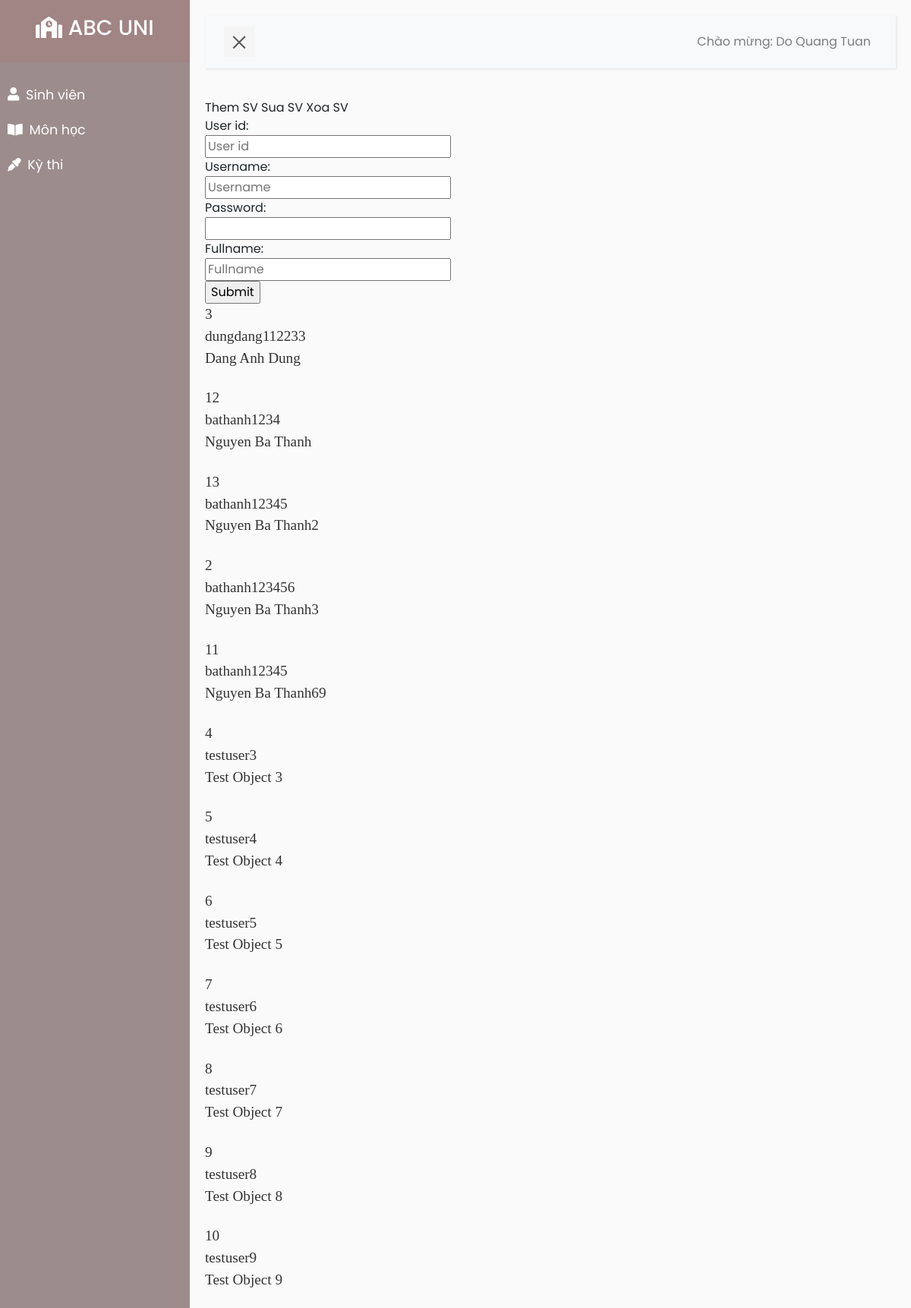
The page /admin.php?location=student&&modify=modify (signed in) on the database its author committed.
### tables this page shows
CREATE TABLE `user` (
  `user_id` int(11) NOT NULL,
  `username` varchar(100) NOT NULL,
  `password` varchar(100) NOT NULL,
  `fullname` varchar(200) NOT NULL,
  `isAdmin` int(11) NOT NULL DEFAULT '0'
);

### core/data/PDOdata.php (called while the page is built, shortened)
<?php
class PDOData {
  private $db = null;
  private $servername = "localhost:3307";
  private $database = "abcuni_db";
  private $username = "root";
  private $password = "quangtuan99";
  public function __construct() {
    try {
      $this->db = new PDO("mysql:host=$this->servername;dbname=$this->database", $this->username, $this->password);
    } catch(PDOException $e) { echo $e->getMessage();	}
  }
  public function __destruct() {
    try {
      $this->db = null;
    } catch(PDOException $e) { echo $e->getMessage();	}
  }
  public function doQuery($query) {
    $ret = array();
    try {
      $stmt = $this->db->query($query);
      if ($stmt) {
        while ($row = $stmt->fetch(PDO::FETCH_ASSOC)) {
          $ret[] = $row;
        }
      }
    } catch(PDOException $e) {	echo $query; }
    return $ret;
  }
}

### admin/model/Data.php (called while the page is built, shortened)
<?php
require_once("core/data/PDOData.php");
class Data {
  public function getStudentList() {
    $db = new PDOData();
    $data = $db->doQuery("
      select user_id, username, fullname
      from user
      where isAdmin = 0
      order by fullname asc;
    ");
    return $data;
  }
}

### admin/view/DataView.php (the view, shortened to what this page needs)
<?php
class DataView {
  private $data;
  private $addPath;
  private $modifyPath;
  private $deletePath;
  public function __construct($data) {
    $this->data = $data;
    $this->current_path = "http://$_SERVER[HTTP_HOST]$_SERVER[REQUEST_URI]";
    $this->addPath = $this->current_path . '&&modify=add';
    $this->modifyPath = $this->current_path . '&&modify=modify';
    $this->deletePath = $this->current_path . '&&modify=delete';
  }
  public function studentListView() {
    $html = "";
    $html .= '
    <a href="'.$this->addPath.'">Them SV</a>
    <a href="'.$this->modifyPath.'">Sua SV</a>
    <a href="'.$this->deletePath.'">Xoa SV</a>
    ';
    if (isset($_GET["modify"]) && $_GET["modify"] == "modify"){
      $html .= '
        <form method="post" action="">
        <input type="hidden" name="std_modified" value="1"/>
        User id:<br>
        <input type="text" name="user_id" placeholder="User id" required>
        <br>
        Username:<br>
        <input type="text" name="username" placeholder="Username" required>
        <br>
        Password:<br>
        <input type="password" name="password">
        <br>
        Fullname:<br>
        <input type="text" name="fullname" placeholder="Fullname" required>
        <br>
        <input type="submit" value="Submit">
        </form>
      ';
    }
    if (count($this->data) == 0) {
      $html .= "Khong ton tai sinh vien nao.";
    }
    else {
      foreach ($this->data as $row){
        $html .= '
        <p>'.$row["user_id"].'</p>
        <p>'.$row["username"].'</p>
        <p>'.$row["fullname"].'</p>
        <br />
        ';
      }
    }
    return $html;
  }
}

### css/style5.css (style rules this page uses)
body { font-family: 'Poppins', sans-serif; background: #fafafa; }
p { font-family: 'Poppins', sans-serif; font-size: 1.1em; font-weight: 300; margin: 0px; color: #333333; }
a, a:hover, a:focus { color: inherit; text-decoration: none; transition: all 0.3s; }
#content p { font-family: serif; font-size: 120%; }

### rows shown on the page
user: user_id "3", username "dungdang112233", fullname "Dang Anh Dung"
user: user_id "12", username "bathanh1234", fullname "Nguyen Ba Thanh"
user: user_id "13", username "bathanh12345", fullname "Nguyen Ba Thanh2"
user: user_id "2", username "bathanh123456", fullname "Nguyen Ba Thanh3"
user: user_id "11", username "bathanh12345", fullname "Nguyen Ba Thanh69"
user: user_id "4", username "testuser3", fullname "Test Object 3"
user: user_id "5", username "testuser4", fullname "Test Object 4"
user: user_id "6", username "testuser5", fullname "Test Object 5"
user: user_id "7", username "testuser6", fullname "Test Object 6"
user: user_id "8", username "testuser7", fullname "Test Object 7"
user: user_id "9", username "testuser8", fullname "Test Object 8"
user: user_id "10", username "testuser9", fullname "Test Object 9"

### other values the page prints
$_SESSION["fullname"] "Do Quang Tuan"
